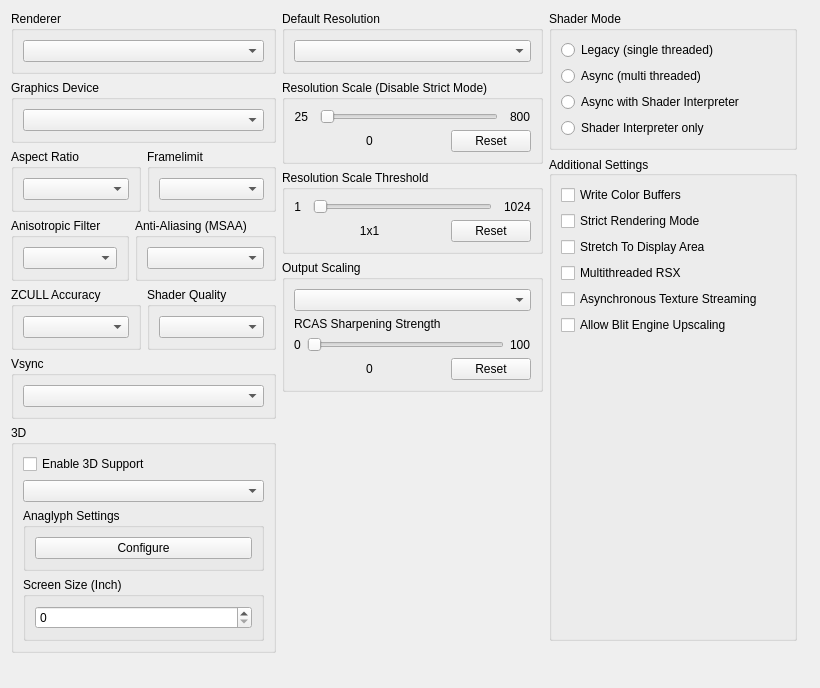
         <widget class="QWidget" name="gpuTabScrollContents">
          <property name="geometry">
           <rect>
            <x>0</x>
            <y>0</y>
            <width>820</width>
            <height>688</height>
           </rect>
          </property>
          <layout class="QVBoxLayout" name="gpuTabScrollContentsLayout">
           <item>
            <layout class="QHBoxLayout" name="gpuTabLayout" stretch="1,1,1">
             <item>
              <layout class="QVBoxLayout" name="gpuTabLayoutLeft">
               <item>
                <widget class="QGroupBox" name="gb_renderer">
                 <property name="title">
                  <string>Renderer</string>
                 </property>
                 <layout class="QVBoxLayout" name="gb_renderer_layout">
                  <item>
                   <widget class="QComboBox" name="renderBox"/>
                  </item>
                 </layout>
                </widget>
               </item>
               <item>
                <widget class="QGroupBox" name="gb_graphicsAdapter">
                 <property name="title">
                  <string>Graphics Device</string>
                 </property>
                 <layout class="QVBoxLayout" name="gb_graphicsAdapter_layout">
                  <item>
                   <widget class="QComboBox" name="graphicsAdapterBox"/>
                  </item>
                 </layout>
                </widget>
               </item>
               <item>
                <widget class="QWidget" name="widget_gpu_top" native="true">
                 <layout class="QHBoxLayout" name="widget_gpu_top_layout" stretch="1,1">
                  <property name="leftMargin">
                   <number>0</number>
                  </property>
                  <property name="topMargin">
                   <number>0</number>
                  </property>
                  <property name="rightMargin">
                   <number>0</number>
                  </property>
                  <property name="bottomMargin">
                   <number>0</number>
                  </property>
                  <item>
                   <widget class="QGroupBox" name="gb_aspectRatio">
                    <property name="title">
                     <string>Aspect Ratio</string>
                    </property>
                    <layout class="QVBoxLayout" name="gb_aspectRatio_layout">
                     <item>
                      <widget class="QComboBox" name="aspectBox"/>
                     </item>
                    </layout>
                   </widget>
                  </item>
                  <item>
                   <widget class="QGroupBox" name="gb_frameLimit">
                    <property name="title">
                     <string>Framelimit</string>
                    </property>
                    <layout class="QVBoxLayout" name="gb_frameLimit_layout">
                     <item>
                      <widget class="QComboBox" name="frameLimitBox"/>
                     </item>
                    </layout>
                   </widget>
                  </item>
                 </layout>
                </widget>
               </item>
               <item>
                <widget class="QWidget" name="widget_gpu_bottom" native="true">
                 <layout class="QHBoxLayout" name="widget_gpu_bottom_layout" stretch="1,1">
                  <property name="leftMargin">
                   <number>0</number>
                  </property>
                  <property name="topMargin">
                   <number>0</number>
                  </property>
                  <property name="rightMargin">
                   <number>0</number>
                  </property>
                  <property name="bottomMargin">
                   <number>0</number>
                  </property>
                  <item>
                   <widget class="QGroupBox" name="gb_anisotropicFilter">
                    <property name="title">
                     <string>Anisotropic Filter</string>
                    </property>
                    <layout class="QVBoxLayout" name="gb_anisotropicFilter_layout">
                     <item>
                      <widget class="QComboBox" name="anisotropicFilterOverride"/>
                     </item>
                    </layout>
                   </widget>
                  </item>
                  <item>
                   <widget class="QGroupBox" name="gb_antiAliasing">
                    <property name="title">
                     <string>Anti-Aliasing (MSAA)</string>
                    </property>
                    <layout class="QVBoxLayout" name="gb_antiAliasing_layout">
                     <item>
                      <widget class="QComboBox" name="antiAliasing"/>
                     </item>
                    </layout>
                   </widget>
                  </item>
                 </layout>
                </widget>
               </item>
               <item>
                <widget class="QWidget" name="widget_gpu_3" native="true">
                 <layout class="QHBoxLayout" name="widget_gpu_3_layout" stretch="1,1">
                  <property name="leftMargin">
                   <number>0</number>
                  </property>
                  <property name="topMargin">
                   <number>0</number>
                  </property>
                  <property name="rightMargin">
                   <number>0</number>
                  </property>
                  <property name="bottomMargin">
                   <number>0</number>
                  </property>
                  <item>
                   <widget class="QGroupBox" name="gbZCULL">
                    <property name="title">
                     <string>ZCULL Accuracy</string>
                    </property>
                    <layout class="QVBoxLayout" name="gbZCULL_layout">
                     <item>
                      <widget class="QComboBox" name="zcullPrecisionMode"/>
                     </item>
                    </layout>
                   </widget>
                  </item>
                  <item>
                   <widget class="QGroupBox" name="gbShaderPrecision">
                    <property name="title">
                     <string>Shader Quality</string>
                    </property>
                    <layout class="QVBoxLayout" name="gbShaderPrecision_layout">
                     <item>
                      <widget class="QComboBox" name="shaderPrecision"/>
                     </item>
                    </layout>
                   </widget>
                  </item>
                 </layout>
                </widget>
               </item>
               <item>
                <widget class="QWidget" name="widget_gpu_4" native="true">
                 <layout class="QHBoxLayout" name="widget_gpu_4_layout" stretch="1">
                  <property name="leftMargin">
                   <number>0</number>
                  </property>
                  <property name="topMargin">
                   <number>0</number>
                  </property>
                  <property name="rightMargin">
                   <number>0</number>
                  </property>
                  <property name="bottomMargin">
                   <number>0</number>
                  </property>
                  <item>
                   <widget class="QGroupBox" name="gbVsync">
                    <property name="title">
                     <string>Vsync</string>
                    </property>
                    <layout class="QVBoxLayout" name="gbVsync_layout">
                     <item>
                      <widget class="QComboBox" name="vsyncMode"/>
                     </item>
                    </layout>
                   </widget>
                  </item>
                 </layout>
                </widget>
               </item>
               <item>
                <widget class="QGroupBox" name="gb_stereo">
                 <property name="title">
                  <string>3D</string>
                 </property>
                 <layout class="QVBoxLayout" name="gb_stereo_layout">
                  <item>
                   <widget class="QCheckBox" name="stereoRenderEnabled">
                    <property name="text">
                     <string>Enable 3D Support</string>
                    </property>
                   </widget>
                  </item>
                  <item>
                   <widget class="QComboBox" name="stereoRenderMode"/>
                  </item>
                  <item>
                   <widget class="QGroupBox" name="gb_anaglyph_settings">
                    <property name="title">
                     <string>Anaglyph Settings</string>
                    </property>
                    <layout class="QHBoxLayout" name="layout_gb_anaglyph_settings">
                     <item>
                      <widget class="QPushButton" name="pb_anaglyph_settings">
                       <property name="text">
                        <string>Configure</string>
                       </property>
                      </widget>
                     </item>
                    </layout>
                   </widget>
                  </item>
                  <item>
                   <widget class="QGroupBox" name="gb_screen_size">
                    <property name="title">
                     <string>Screen Size (Inch)</string>
                    </property>
                    <layout class="QVBoxLayout" name="layout_gb_screen_size">
                     <item>
                      <widget class="QSpinBox" name="sb_screen_size"/>
                     </item>
                    </layout>
                   </widget>
                  </item>
                 </layout>
                </widget>
               </item>
               <item>
                <spacer name="gpu_tab_layout_right_spacer">
                 <property name="orientation">
                  <enum>Qt::Orientation::Vertical</enum>
                 </property>
                 <property name="sizeType">
                  <enum>QSizePolicy::Policy::MinimumExpanding</enum>
                 </property>
                 <property name="sizeHint" stdset="0">
                  <size>
                   <width>0</width>
                   <height>0</height>
                  </size>
                 </property>
                </spacer>
               </item>
              </layout>
             </item>
             <item>
              <layout class="QVBoxLayout" name="gpuTabLayoutMiddle">
               <item>
                <widget class="QGroupBox" name="gb_default_resolution">
                 <property name="title">
                  <string>Default Resolution</string>
                 </property>
                 <layout class="QVBoxLayout" name="gb_default_resolution_layout">
                  <item>
                   <widget class="QComboBox" name="resBox"/>
                  </item>
                 </layout>
                </widget>
               </item>
               <item>
                <layout class="QVBoxLayout" name="layout_resolution_scale">
                 <property name="spacing">
                  <number>6</number>
                 </property>
                 <property name="leftMargin">
                  <number>0</number>
                 </property>
                 <item>
                  <widget class="QGroupBox" name="gb_resolutionScale">
                   <property name="title">
                    <string>Resolution Scale (Disable Strict Mode)</string>
                   </property>
                   <layout class="QVBoxLayout" name="gb_resolutionScale_layout">
                    <item>
                     <widget class="QWidget" name="resolutionScaleLayoutTop" native="true">
                      <layout class="QHBoxLayout" name="horizontalLayout_23" stretch="0,1,0">
                       <property name="spacing">
                        <number>12</number>
                       </property>
                       <property name="leftMargin">
                        <number>0</number>
                       </property>
                       <property name="topMargin">
                        <number>0</number>
                       </property>
                       <property name="rightMargin">
                        <number>0</number>
                       </property>
                       <property name="bottomMargin">
                        <number>0</number>
                       </property>
                       <item>
                        <widget class="QLabel" name="resolutionScaleMin">
                         <property name="text">
                          <string>25</string>
                         </property>
                         <property name="alignment">
                          <set>Qt::AlignmentFlag::AlignRight|Qt::AlignmentFlag::AlignTrailing|Qt::AlignmentFlag::AlignVCenter</set>
                         </property>
                        </widget>
                       </item>
                       <item>
                        <widget class="QSlider" name="resolutionScale">
                         <property name="orientation">
                          <enum>Qt::Orientation::Horizontal</enum>
                         </property>
                        </widget>
                       </item>
                       <item>
                        <widget class="QLabel" name="resolutionScaleMax">
                         <property name="text">
                          <string>800</string>
                         </property>
                        </widget>
                       </item>
                      </layout>
                     </widget>
                    </item>
                    <item>
                     <layout class="QHBoxLayout" name="resolutionScaleLayoutBottom" stretch="1,0">
                      <item>
                       <widget class="QLabel" name="resolutionScaleVal">
                        <property name="text">
                         <string>0</string>
                        </property>
                        <property name="alignment">
                         <set>Qt::AlignmentFlag::AlignCenter</set>
                        </property>
                       </widget>
                      </item>
                      <item>
                       <widget class="QPushButton" name="resolutionScaleReset">
                        <property name="text">
                         <string>Reset</string>
                        </property>
                       </widget>
                      </item>
                     </layout>
                    </item>
                   </layout>
                  </widget>
                 </item>
                 <item>
                  <widget class="QGroupBox" name="gb_minimumScalableDimension">
                   <property name="title">
                    <string>Resolution Scale Threshold</string>
                   </property>
                   <layout class="QVBoxLayout" name="gb_minimumScalableDimension_layout">
                    <item>
                     <layout class="QHBoxLayout" name="minimumScalableDimensionLayoutTop" stretch="0,1,0">
                      <property name="spacing">
                       <number>12</number>
                      </property>
                      <item>
                       <widget class="QLabel" name="minimumScalableDimensionMin">
                        <property name="text">
                         <string>1</string>
                        </property>
                        <property name="alignment">
                         <set>Qt::AlignmentFlag::AlignRight|Qt::AlignmentFlag::AlignTrailing|Qt::AlignmentFlag::AlignVCenter</set>
                        </property>
                       </widget>
                      </item>
                      <item>
                       <widget class="QSlider" name="minimumScalableDimension">
                        <property name="orientation">
                         <enum>Qt::Orientation::Horizontal</enum>
                        </property>
                       </widget>
                      </item>
                      <item>
                       <widget class="QLabel" name="minimumScalableDimensionMax">
                        <property name="text">
                         <string>1024</string>
                        </property>
                       </widget>
                      </item>
                     </layout>
                    </item>
                    <item>
                     <layout class="QHBoxLayout" name="minimumScalableDimensionLayoutBottom" stretch="1,0">
                      <item>
                       <widget class="QLabel" name="minimumScalableDimensionVal">
                        <property name="text">
                         <string>1x1</string>
                        </property>
                        <property name="alignment">
                         <set>Qt::AlignmentFlag::AlignCenter</set>
                        </property>
                       </widget>
                      </item>
                      <item>
                       <widget class="QPushButton" name="minimumScalableDimensionReset">
                        <property name="text">
                         <string>Reset</string>
                        </property>
                       </widget>
                      </item>
                     </layout>
                    </item>
                   </layout>
                  </widget>
                 </item>
                </layout>
               </item>
               <item>
                <widget class="QGroupBox" name="gb_outputScaling">
                 <property name="title">
                  <string>Output Scaling</string>
                 </property>
                 <layout class="QVBoxLayout" name="gb_Upscaling_layout">
                  <item>
                   <widget class="QComboBox" name="outputScalingMode"/>
                  </item>
                  <item>
                   <widget class="QWidget" name="fsrSharpeningStrengthWidget" native="true">
                    <layout class="QVBoxLayout" name="fsrSharpeningWidgetLayout">
                     <property name="leftMargin">
                      <number>0</number>
                     </property>
                     <property name="topMargin">
                      <number>0</number>
                     </property>
                     <property name="rightMargin">
                      <number>0</number>
                     </property>
                     <property name="bottomMargin">
                      <number>0</number>
                     </property>
                     <item>
                      <widget class="QLabel" name="fsrSharpeningStrengthLabel">
                       <property name="sizePolicy">
                        <sizepolicy hsizetype="Preferred" vsizetype="Preferred">
                         <horstretch>0</horstretch>
                         <verstretch>0</verstretch>
                        </sizepolicy>
                       </property>
                       <property name="text">
                        <string>RCAS Sharpening Strength</string>
                       </property>
                       <property name="alignment">
                        <set>Qt::AlignmentFlag::AlignBottom|Qt::AlignmentFlag::AlignLeading|Qt::AlignmentFlag::AlignLeft</set>
                       </property>
                       <property name="margin">
                        <number>1</number>
                       </property>
                      </widget>
                     </item>
                     <item>
                      <layout class="QHBoxLayout" name="fsrSharpeningLayoutTop">
                       <item>
                        <widget class="QLabel" name="minSharpeningVal">
                         <property name="text">
                          <string>0</string>
                         </property>
                        </widget>
                       </item>
                       <item>
                        <widget class="QSlider" name="fsrSharpeningStrength">
                         <property name="orientation">
                          <enum>Qt::Orientation::Horizontal</enum>
                         </property>
                        </widget>
                       </item>
                       <item>
                        <widget class="QLabel" name="maxSharpeningVal">
                         <property name="sizePolicy">
                          <sizepolicy hsizetype="Minimum" vsizetype="Preferred">
                           <horstretch>0</horstretch>
                           <verstretch>0</verstretch>
                          </sizepolicy>
                         </property>
                         <property name="text">
                          <string>100</string>
                         </property>
                        </widget>
                       </item>
                      </layout>
                     </item>
                     <item>
                      <layout class="QHBoxLayout" name="fsrSharpeningLayoutBottom" stretch="1,0">
                       <item>
                        <widget class="QLabel" name="fsrSharpeningStrengthVal">
                         <property name="text">
                          <string>0</string>
                         </property>
                         <property name="alignment">
                          <set>Qt::AlignmentFlag::AlignCenter</set>
                         </property>
                        </widget>
                       </item>
                       <item>
                        <widget class="QPushButton" name="fsrSharpeningStrengthReset">
                         <property name="text">
                          <string>Reset</string>
                         </property>
                        </widget>
                       </item>
                      </layout>
                     </item>
                    </layout>
                   </widget>
                  </item>
                 </layout>
                </widget>
               </item>
               <item>
                <spacer name="gpu_tab_layout_middle_spacer">
                 <property name="orientation">
                  <enum>Qt::Orientation::Vertical</enum>
                 </property>
                 <property name="sizeType">
                  <enum>QSizePolicy::Policy::MinimumExpanding</enum>
                 </property>
                 <property name="sizeHint" stdset="0">
                  <size>
                   <width>0</width>
                   <height>0</height>
                  </size>
                 </property>
                </spacer>
               </item>
              </layout>
             </item>
             <item>
              <layout class="QVBoxLayout" name="gpuTabLayoutRight">
               <property name="rightMargin">
                <number>12</number>
               </property>
               <property name="bottomMargin">
                <number>12</number>
               </property>
               <item>
                <widget class="QGroupBox" name="gb_shader_mode">
                 <property name="minimumSize">
                  <size>
                   <width>0</width>
                   <height>123</height>
                  </size>
                 </property>
                 <property name="title">
                  <string>Shader Mode</string>
                 </property>
                 <layout class="QVBoxLayout" name="verticalLayout">
                  <item>
                   <widget class="QRadioButton" name="rb_legacy_recompiler">
                    <property name="text">
                     <string notr="true">Legacy (single threaded)</string>
                    </property>
                   </widget>
                  </item>
                  <item>
                   <widget class="QRadioButton" name="rb_async_recompiler">
                    <property name="text">
                     <string notr="true">Async (multi threaded)</string>
                    </property>
                   </widget>
                  </item>
                  <item>
                   <widget class="QRadioButton" name="rb_async_with_shader_interpreter">
                    <property name="text">
                     <string notr="true">Async with Shader Interpreter</string>
                    </property>
                   </widget>
                  </item>
                  <item>
                   <widget class="QRadioButton" name="rb_shader_interpreter_only">
                    <property name="text">
                     <string notr="true">Shader Interpreter only</string>
                    </property>
                   </widget>
                  </item>
                 </layout>
                </widget>
               </item>
               <item>
                <widget class="QGroupBox" name="gb_additional_settings">
                 <property name="title">
                  <string>Additional Settings</string>
                 </property>
                 <property name="alignment">
                  <set>Qt::AlignmentFlag::AlignLeading|Qt::AlignmentFlag::AlignLeft|Qt::AlignmentFlag::AlignVCenter</set>
                 </property>
                 <layout class="QVBoxLayout" name="gb_additional_settings_layout">
                  <item>
                   <widget class="QCheckBox" name="dumpColor">
                    <property name="text">
                     <string>Write Color Buffers</string>
                    </property>
                   </widget>
                  </item>
                  <item>
                   <widget class="QCheckBox" name="strictModeRendering">
                    <property name="text">
                     <string>Strict Rendering Mode</string>
                    </property>
                   </widget>
                  </item>
                  <item>
                   <widget class="QCheckBox" name="stretchToDisplayArea">
                    <property name="text">
                     <string>Stretch To Display Area</string>
                    </property>
                   </widget>
                  </item>
                  <item>
                   <widget class="QCheckBox" name="multithreadedRSX">
                    <property name="text">
                     <string>Multithreaded RSX</string>
                    </property>
                   </widget>
                  </item>
                  <item>
                   <widget class="QCheckBox" name="asyncTextureStreaming">
                    <property name="text">
                     <string>Asynchronous Texture Streaming</string>
                    </property>
                   </widget>
                  </item>
                  <item>
                    <widget class="QCheckBox" name="blitEngineScaling">
                    <property name="text">
                      <string>Allow Blit Engine Upscaling</string>
                    </property>
                    </widget>
                  </item>
                  <item>
                   <spacer name="additional_settings_spacer">
                    <property name="orientation">
                     <enum>Qt::Orientation::Vertical</enum>
                    </property>
                    <property name="sizeType">
                     <enum>QSizePolicy::Policy::MinimumExpanding</enum>
                    </property>
                    <property name="sizeHint" stdset="0">
                     <size>
                      <width>0</width>
                      <height>0</height>
                     </size>
                    </property>
                   </spacer>
                  </item>
                 </layout>
                </widget>
               </item>
              </layout>
             </item>
            </layout>
           </item>
           <item>
            <spacer name="gpuTabSpacer">
             <property name="orientation">
              <enum>Qt::Orientation::Vertical</enum>
             </property>
             <property name="sizeType">
              <enum>QSizePolicy::Policy::MinimumExpanding</enum>
             </property>
             <property name="sizeHint" stdset="0">
              <size>
               <width>0</width>
               <height>0</height>
              </size>
             </property>
            </spacer>
           </item>
          </layout>
         </widget>
